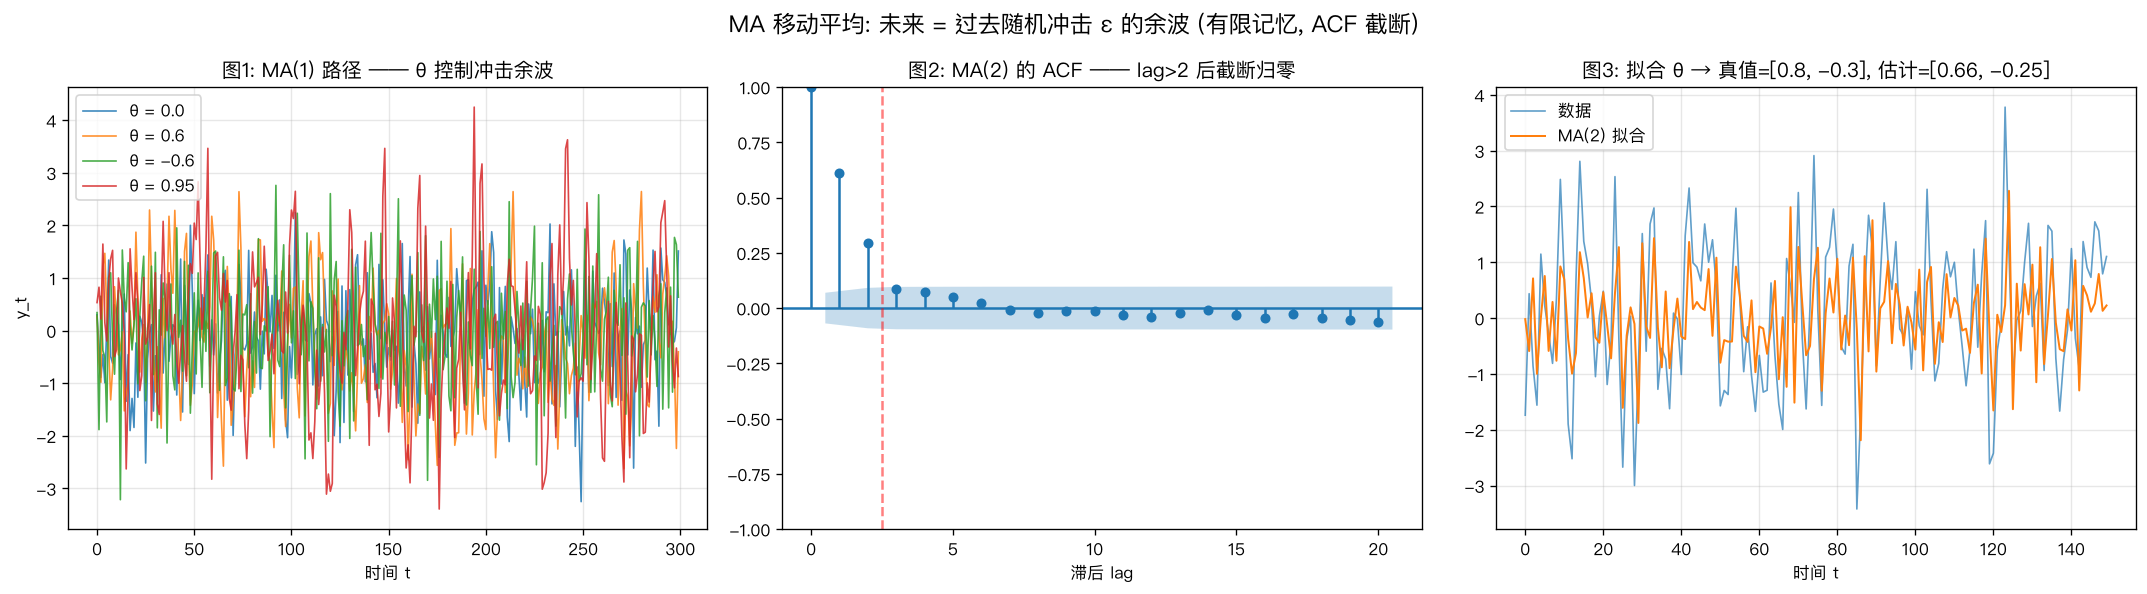

Write Python code to recreate this figure.
# /// script
# requires-python = ">=3.10"
# dependencies = ["numpy", "matplotlib", "statsmodels"]
# ///
"""
02 MA (Moving Average, 移动平均) —— "未来 = 过去'冲击'的余波"
============================================================

注意: 这里的 MA 不是"移动平均线 (技术指标)", 而是时间序列里的
      "对随机冲击 ε 做加权" 的模型, 名字撞了, 含义完全不同。

一句话直觉:
    今天的值 = 今天的随机冲击 + 过去几次冲击的"余波"。
    MA(q): y_t = μ + ε_t + θ_1·ε_{t-1} + ... + θ_q·ε_{t-q}

类比:
    往平静的湖面扔石头 (ε = 冲击/意外消息)。
    水花不会瞬间消失, 会荡漾几圈再平息 —— θ 就是"余波还剩多少"。

AR vs MA 的本质区别 (最关键的对比):
    | 模型 | 看的是什么        | 记忆长度              |
    | --- | ---------------- | -------------------- |
    | AR  | 过去的"值" y_{t-k} | 无限长 (指数衰减拖尾)   |
    | MA  | 过去的"冲击" ε_{t-k}| 有限长 (q 步后彻底归零) |

金融场景:
    - 一条突发新闻 (ε) 砸下来, 价格不是一步到位, 而是几天内被逐步消化 → MA 余波。
    - 微观结构噪声 (bid-ask bounce): 报价在买卖价间来回弹, 表现为 MA(1) 的负相关。

关键指纹:
    MA(q) 的 ACF 在 lag=q 之后 "突然截断 (cut off) 归零";
    这正好和 AR 的"拖尾衰减"相反 —— 这是辨认两者的核心手段。

这张图做什么:
    图 1  MA(1) θ 不同 → 冲击余波的样子
    图 2  ACF 在 lag=q 后截断 → MA 的指纹
    图 3  拟合 θ → 从数据反推余波系数
"""

import matplotlib.pyplot as plt
import numpy as np
from statsmodels.graphics.tsaplots import plot_acf
from statsmodels.tsa.arima.model import ARIMA

plt.rcParams["font.sans-serif"] = ["PingFang SC", "Hiragino Sans GB", "Arial Unicode MS"]
plt.rcParams["axes.unicode_minus"] = False

rng = np.random.default_rng(7)


def simulate_ma(thetas: list[float], n: int, sigma: float = 1.0, mu: float = 0.0) -> np.ndarray:
    """模拟 MA(q): y_t = μ + ε_t + Σ θ_j·ε_{t-j}。"""
    q = len(thetas)
    eps = rng.normal(0, sigma, size=n + q)
    y = np.zeros(n)
    for t in range(n):
        val = mu + eps[t + q]
        for j, th in enumerate(thetas, start=1):
            val += th * eps[t + q - j]
        y[t] = val
    return y


def main() -> None:
    n = 300
    fig, axes = plt.subplots(1, 3, figsize=(18, 5))

    # ---- 图 1: MA(1) 不同 θ ----
    ax = axes[0]
    for theta in (0.0, 0.6, -0.6, 0.95):
        ax.plot(simulate_ma([theta], n), label=f"θ = {theta}", lw=1.0, alpha=0.85)
    ax.set_title("图1: MA(1) 路径 —— θ 控制冲击余波")
    ax.set_xlabel("时间 t")
    ax.set_ylabel("y_t")
    ax.legend()
    ax.grid(alpha=0.3)

    # ---- 图 2: ACF 在 lag=q 后截断 (这里 q=2) ----
    y = simulate_ma([0.7, 0.4], 800)
    plot_acf(y, lags=20, ax=axes[1], title="图2: MA(2) 的 ACF —— lag>2 后截断归零")
    axes[1].set_xlabel("滞后 lag")
    axes[1].axvline(2.5, color="red", ls="--", alpha=0.5)

    # ---- 图 3: 拟合 θ ----
    true_theta = [0.8, -0.3]
    y = simulate_ma(true_theta, 1000)
    res = ARIMA(y, order=(0, 0, 2)).fit()  # MA(2)
    est = res.maparams
    ax = axes[2]
    ax.plot(y[:150], label="数据", lw=1.0, alpha=0.7)
    ax.plot(res.fittedvalues[:150], label="MA(2) 拟合", lw=1.2)
    ax.set_title(f"图3: 拟合 θ → 真值={true_theta}, 估计={np.round(est,2).tolist()}")
    ax.set_xlabel("时间 t")
    ax.legend()
    ax.grid(alpha=0.3)

    fig.suptitle("MA 移动平均: 未来 = 过去随机冲击 ε 的余波 (有限记忆, ACF 截断)", fontsize=14)
    fig.tight_layout()
    out = __file__.replace(".py", ".png")
    fig.savefig(out, dpi=120, bbox_inches="tight")
    print(f"图已保存: {out}")
    print(f"真实 θ = {true_theta}, 估计 θ = {np.round(est, 4).tolist()}")
    print("一句话: MA 看'过去的冲击', ACF 在 lag=q 后截断是它的指纹 (与 AR 拖尾相反)。")


if __name__ == "__main__":
    main()
